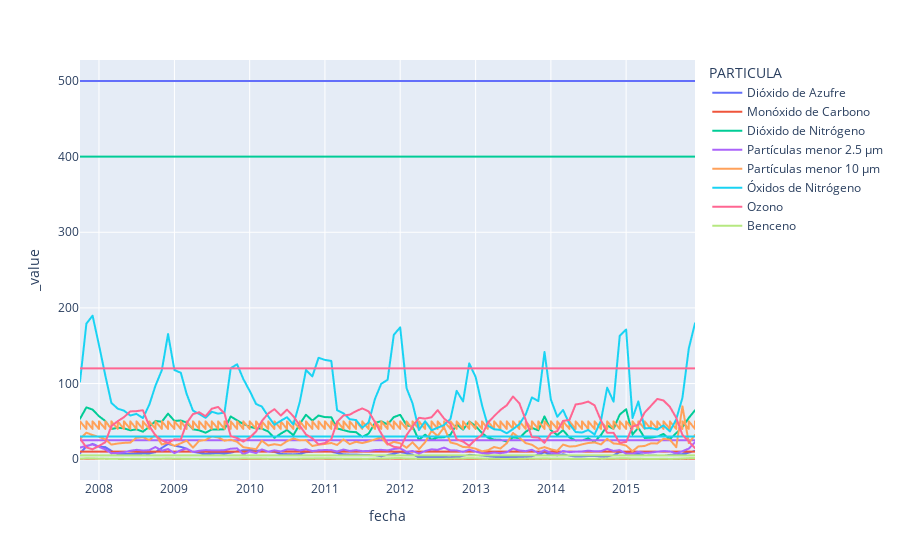

Here is the notebook cell this chart was saved with:
### Code cell
px.line(df_merge,x='fecha',y=['value','LIMITE'],color='PARTICULA')
